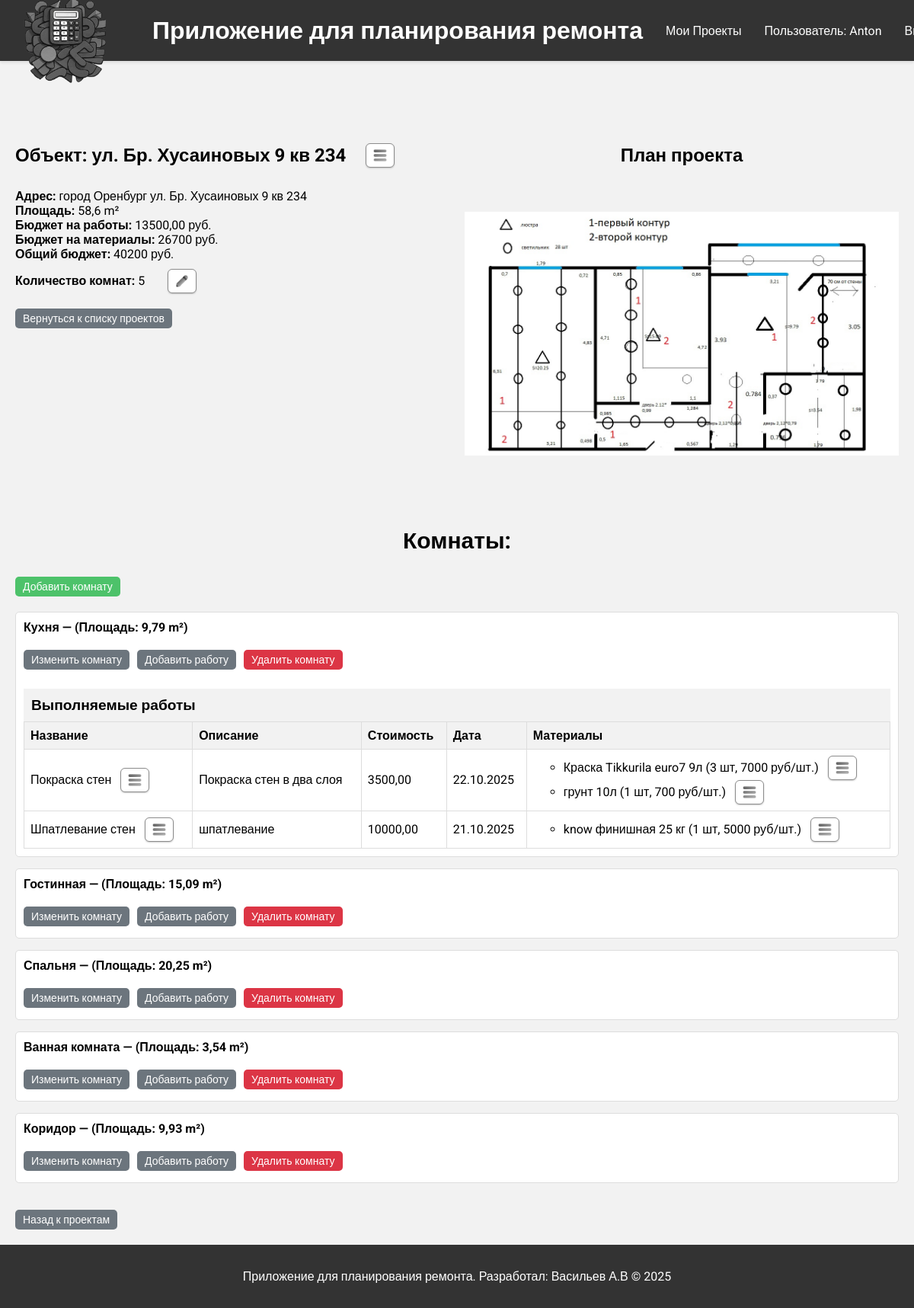
Screenshot of /apartment/1/ (signed in) with the database file from the repository.
### repairs/models.py (models this page shows, shortened)
class Apartment(models.Model):
    user = models.ForeignKey(User, on_delete=models.CASCADE)
    name = models.CharField(max_length=100)
    address = models.CharField(max_length=255, blank=True)
    total_area = models.FloatField()
    image = models.ImageField(upload_to='apartment_images/', blank=True, null=True)
    def total_cost(self):
        return self.works_cost() + self.materials_cost()
    def works_cost(self):
        rooms = self.room_set.all()
        return sum(room.work_set.aggregate(total_cost=Sum('cost'))['total_cost'] or 0 for room in rooms)
    def materials_cost(self):
        rooms = self.room_set.all()
        total_materials_cost = 0
        for room in rooms:
            for work in room.work_set.all():
                materials_cost = work.material_set.aggregate(
                    total_cost=Sum(F('cost') * F('quantity'), output_field=DecimalField())
                )['total_cost'] or 0
                total_materials_cost += materials_cost
        return total_materials_cost

class Room(models.Model):
    apartment = models.ForeignKey(Apartment, on_delete=models.CASCADE)
    name = models.CharField(max_length=100)
    area = models.FloatField()

class Work(models.Model):
    room = models.ForeignKey(Room, on_delete=models.CASCADE)
    name = models.CharField(max_length=100)
    description = models.TextField(blank=True)
    cost = models.DecimalField(max_digits=10, decimal_places=2)
    date = models.DateField(default=timezone.now, blank=True, null=True)

class Material(models.Model):
    work = models.ForeignKey(Work, on_delete=models.CASCADE, related_name='material_set', null=True, blank=True )
    name = models.CharField(max_length=100)
    quantity = models.FloatField()
    cost = models.DecimalField(max_digits=10, decimal_places=2)

### repairs/views.py (the view)
# urls.py: path('apartment/<int:pk>/', views.apartment_detail, name='apartment_detail'),
@login_required
def apartment_detail(request, pk):
    apartment = get_object_or_404(Apartment, pk=pk)
    rooms = apartment.room_set.all()
    return render(request, 'repairs/apartment_detail.html', {'apartment': apartment, 'rooms': rooms})

### repairs/templates/repairs/apartment_detail.html (shortened to what this page needs)
{% extends "repairs/base.html" %}
{% load static %}
{% block content %}
<div class="container">
    <div class="project-info">
        <div class="text">
            <div class="project-header">
                <h2 style="margin-right:20px">Объект: {{ apartment.name }}</h2>
                <div class="dropdown">
                    <button class="work-action-button" onclick="toggleDropdown(event, 'dropdown-project-{{ apartment.id }}')">
                        <img src="{% static 'repairs/images/menu_icon.png' %}" alt="Действия">
                    </button>
                </div>
            </div>
            <span><strong>Адрес:</strong> {{ apartment.address }}</span>
            <span><strong>Площадь:</strong> {{ apartment.total_area }} m²</span>
            <span><strong>Бюджет на работы:</strong> {{ apartment.works_cost|floatformat:2 }} руб.</span>
            <span><strong>Бюджет на материалы:</strong> {{ apartment.materials_cost|floatformat }} руб.</span>
            <span><strong>Общий бюджет:</strong> {{ apartment.total_cost|floatformat }} руб.</span>
            <div class="project-actions">
                {% if rooms|length > 0 %}
                    <span><strong>Количество комнат:</strong> {{ rooms|length }}</span>
                    <a href="#rooms" class="project-action-button">
                        <img src="{% static 'repairs/images/edit_icon.png' %}" alt="Перейти к комнатам и работам">
                    </a>
                {% else %}
                    <span>Нет комнат</span>
                    <a href="{% url 'room_create' apartment.id %}" class="project-action-button">
                        <img src="{% static 'repairs/images/add_icon.png' %}" alt="Добавить комнату">
                    </a>
                {% endif %}
            </div>
            <div>
        <a href="{% url 'apartment' %}" class="button-secondary" style="margin-top:20px">Вернуться к списку проектов</a>
    </div>
        </div>
        <div class="image">
            <h2><strong>План проекта</strong></h2>
            {% if apartment.image %}
            <a href="{% url 'image_full' apartment.id %}" class="image-link">
                <img src="{{ apartment.image.url }}" alt="Фото проекта" class="project-image">
            </a>
            {% else %}
            <p>Нет фото проекта</p>
            {% endif %}
        </div>
    </div>
    {% if rooms|length > 0 %}
    <div>
        <h3 style="text-align: center; font-size: 30px;" id="rooms">Комнаты:</h3>
        <a href="{% url 'room_create' apartment.id %}" class="button-primary">Добавить комнату</a>
    </div>
    <ul class="room-list">
        {% for room in rooms %}
        <li class="room-item">
            <div class="room-header">
                <span class="room-name">{{ room.name }} — (Площадь: {{ room.area }} m²)</span>
            </div>
            <div class="room-actions">
                <a href="{% url 'room_edit' room.id %}" class="button-secondary">Изменить комнату</a>
                <a href="{% url 'work_create' room.id %}" class="button-secondary">Добавить работу</a>
                <a href="{% url 'room_delete' room.id %}" class="button-delete">Удалить комнату</a>
                {% if room.work_set.all %}
                <table class="table one">
                    <caption>Выполняемые работы</caption>
                    <thead>
                    <tr>
                        <th>Название</th>
                        <th>Описание</th>
                        <th>Стоимость</th>
                        <th>Дата</th>
                        <th>Материалы</th>
                    </tr>
                    </thead>
                    <tbody>
                    {% for work in room.work_set.all %}
                    <tr>
                        <td>
                            <div class="inline-item">
                                <span>{{ work.name }}</span>
                                <div class="dropdown">
                                    <button class="work-action-button"
                                            onclick="toggleDropdown(event, 'dropdown-{{ work.id }}')">
                                        <img src="{% static 'repairs/images/menu_icon.png' %}" alt="Действия">
                                    </button>
                                </div>
                            </div>
                        </td>
                        <td>{{ work.description|default:"—" }}</td>
                        <td>{{ work.cost|floatformat:2 }}</td>
                        <td>{{ work.date|date:"d.m.Y"|default:"Не указано" }}</td>
                        <td>
                            {% if work.material_set.all %}
                            <ul>
                                {% for material in work.material_set.all %}
                                <li>
                                    <div class="inline-item">
                                        <span>{{ material.name }} ({{ material.quantity|floatformat }} шт, {{ material.cost|floatformat }} руб/шт.)</span>
                                        <div class="dropdown">
                                            <button class="material-action-button"
                                                    onclick="toggleDropdown(event, 'dropdown-material-{{ material.id }}')">
                                                <img src="{% static 'repairs/images/menu_icon.png' %}" alt="Действия">
                                            </button>
                                        </div>
                                    </div>
                                </li>
                                {% endfor %}
                            </ul>
                            {% endif %}
                        </td>
                    </tr>
                    {% endfor %}
                    </tbody>
                </table>
                {% endif %}
            </div>
        </li>
        {% endfor %}
    </ul>
    {% endif %}
    <div>
        <a href="{% url 'apartment' %}" class="button-secondary">Назад к проектам</a>
    </div>
</div>
{% endblock %}

### repairs/templates/repairs/base.html (shortened to what this page needs)
<!DOCTYPE html>
{% load static %}
<html lang="ru">
<head>
    <link rel="stylesheet" href="{% static 'repairs/styles.css' %}">
</head>
<body>
<div class="container">
    <header>
        <div class="header-left">
            <a href="{% url 'index' %}">
                <img src="{% static 'repairs/logo.png' %}" alt="Logo" class="logo">
            </a>
            <h1>Приложение для планирования ремонта</h1>
        </div>
        <nav class="header-right">
            <a href="{% url 'apartment' %}"
               style="background: none; padding: 0; color: #fff; text-decoration: none; margin-right: 30px;">Мои
                Проекты</a>
            {% if user.is_authenticated %}
            <span>Пользователь: {{ user.username }} </span>
            <form method="POST" action="{% url 'logoutuser' %}" class="logout-button" style="margin-right: 20px;">
                <button type="submit" class="nav-item">Выйти</button>
            </form>
            {% else %}
            <a href="{% url 'loginuser' %}" class="nav-item">Войти</a>
            <a href="{% url 'signupuser' %}" class="nav-item">Регистрация</a>
            {% endif %}
        </nav>
    </header>
    <main class="content">
        {% block content %}
        {% endblock %}
    </main>
    <footer>
        <p>Приложение для планирования ремонта. Разработал: Васильев А.В &copy; 2025</p>
    </footer>
</div>
</body>
</html>

### rows the page displays
Apartment: name "ул. Бр. Хусаиновых 9 кв 234", address "город Оренбург ул. Бр. Хусаиновых 9 кв 234", total_area "58,6", works_cost "13500,00", materials_cost "26700", total_cost "40200", image (picture)
Room: name "Кухня", area "9,79"
Work: name "Покраска стен", description "Покраска стен в два слоя", cost "3500,00", date "22.10.2025"
Material: name "Краска Tikkurila euro7 9л", quantity "3", cost "7000"
Material: name "грунт 10л", quantity "1", cost "700"
Work: name "Шпатлевание стен", description "шпатлевание", cost "10000,00", date "21.10.2025"
Material: name "know финишная 25 кг", quantity "1", cost "5000"
Room: name "Гостинная", area "15,09"
Room: name "Спальня", area "20,25"
Room: name "Ванная комната", area "3,54"
Room: name "Коридор", area "9,93"

### other values shown
{{ user.username }} "Anton"
{{ rooms|length }} "5"
